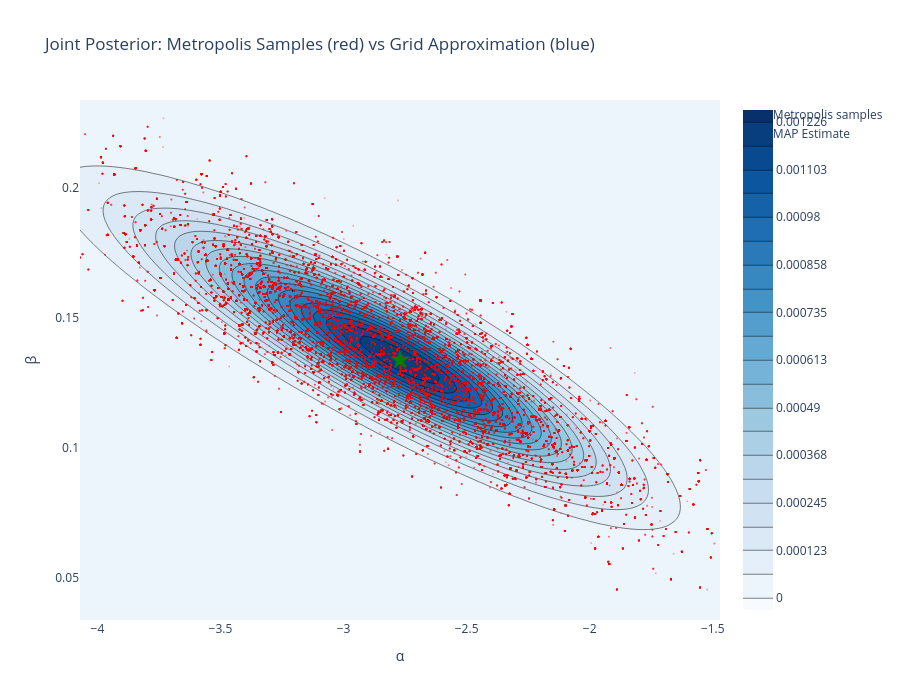

The notebook cell this image was saved under:
### Code cell
fig = go.Figure()

# 1. Grid-based posterior (contour)
fig.add_trace(go.Contour(
    z=normalized_posterior, 
    x=alpha_vec, 
    y=beta_vec,
    colorscale='Blues',
    name='Grid Posterior',
    showscale=True,
    contours=dict(
        start=0,
        end=normalized_posterior.max(),
        size=normalized_posterior.max()/20
    )
))

# 2. Metropolis samples (scatter with low opacity)
fig.add_trace(go.Scatter(
    x=samples_burned[:, 0], 
    y=samples_burned[:, 1], 
    mode='markers',
    marker=dict(color='red', size=2, opacity=0.3),
    name='Metropolis samples'
))

# 3. MAP estimate for reference
fig.add_trace(go.Scatter(
    x=[alpha_MAP], 
    y=[beta_MAP], 
    mode='markers', 
    marker=dict(color='green', size=15, symbol='star'),
    name='MAP Estimate'
))

fig.update_layout(
    title="Joint Posterior: Metropolis Samples (red) vs Grid Approximation (blue)",
    xaxis_title='α',
    yaxis_title='β',
    width=900, 
    height=700,
    showlegend=True,
    xaxis_range=[alpha_MAP - 1.3, alpha_MAP + 1.3],
    yaxis_range=[beta_MAP - 0.1, beta_MAP + 0.1]
)

fig.show()

### Figure 1 — Plotly figure (JSON) as saved in the notebook; plotly's stock layout.template omitted (floating-point values rounded to 4 significant figures; data arrays with more than 128 entries replaced by an {"elided": "..."} marker saying what was removed)
{"data": [{"colorscale": [[0, "rgb(247,251,255)"], [0.125, "rgb(222,235,247)"], [0.25, "rgb(198,219,239)"], [0.375, "rgb(158,202,225)"], [0.5, "rgb(107,174,214)"], [0.625, "rgb(66,146,198)"], [0.75, "rgb(33,113,181)"], [0.875, "rgb(8,81,156)"], [1, "rgb(8,48,107)"]], "contours": {"end": 0.001226, "size": 6.128e-05, "start": 0}, "name": "Grid Posterior", "showscale": true, "type": "contour", "x": [-4.071, -4.044, -4.018, -3.992, -3.966, -3.939, -3.913, -3.887, -3.861, -3.834, -3.808, -3.782, -3.756, -3.729, -3.703, -3.677, -3.651, -3.624, -3.598, -3.572, -3.545, -3.519, -3.493, -3.467, -3.44, -3.414, -3.388, -3.362, -3.335, -3.309, -3.283, -3.257, -3.23, -3.204, -3.178, -3.152, -3.125, -3.099, -3.073, -3.046, -3.02, -2.994, -2.968, -2.941, -2.915, -2.889, -2.863, -2.836, -2.81, -2.784, -2.758, -2.731, -2.705, -2.679, -2.653, -2.626, -2.6, -2.574, -2.547, -2.521, -2.495, -2.469, -2.442, -2.416, -2.39, -2.364, -2.337, -2.311, -2.285, -2.259, -2.232, -2.206, -2.18, -2.154, -2.127, -2.101, -2.075, -2.048, -2.022, -1.996, -1.97, -1.943, -1.917, -1.891, -1.865, -1.838, -1.812, -1.786, -1.76, -1.733, -1.707, -1.681, -1.655, -1.628, -1.602, -1.576, -1.549, -1.523, -1.497, -1.471], "y": [0.03385, 0.03587, 0.03789, 0.03991, 0.04193, 0.04395, 0.04597, 0.04799, 0.05001, 0.05203, 0.05405, 0.05607, 0.05809, 0.06011, 0.06213, 0.06415, 0.06617, 0.06819, 0.07021, 0.07223, 0.07425, 0.07627, 0.07829, 0.08031, 0.08233, 0.08435, 0.08638, 0.0884, 0.09042, 0.09244, 0.09446, 0.09648, 0.0985, 0.1005, 0.1025, 0.1046, 0.1066, 0.1086, 0.1106, 0.1126, 0.1147, 0.1167, 0.1187, 0.1207, 0.1227, 0.1248, 0.1268, 0.1288, 0.1308, 0.1328, 0.1349, 0.1369, 0.1389, 0.1409, 0.1429, 0.145, 0.147, 0.149, 0.151, 0.153, 0.1551, 0.1571, 0.1591, 0.1611, 0.1631, 0.1652, 0.1672, 0.1692, 0.1712, 0.1732, 0.1753, 0.1773, 0.1793, 0.1813, 0.1833, 0.1854, 0.1874, 0.1894, 0.1914, 0.1934, 0.1955, 0.1975, 0.1995, 0.2015, 0.2035, 0.2056, 0.2076, 0.2096, 0.2116, 0.2136, 0.2157, 0.2177, 0.2197, 0.2217, 0.2237, 0.2258, 0.2278, 0.2298, 0.2318, 0.2338], "z": {"elided": "100x100 float values"}}, {"marker": {"color": "red", "opacity": 0.3, "size": 2}, "mode": "markers", "name": "Metropolis samples", "type": "scatter", "x": {"elided": "49000 float values"}, "y": {"elided": "49000 float values"}}, {"marker": {"color": "green", "size": 15, "symbol": "star"}, "mode": "markers", "name": "MAP Estimate", "type": "scatter", "x": [-2.771], "y": [0.1338]}], "layout": {"height": 700, "showlegend": true, "title": {"text": "Joint Posterior: Metropolis Samples (red) vs Grid Approximation (blue)"}, "width": 900, "xaxis": {"range": [-4.071, -1.471], "title": {"text": "α"}}, "yaxis": {"range": [0.03385, 0.2338], "title": {"text": "β"}}}}
